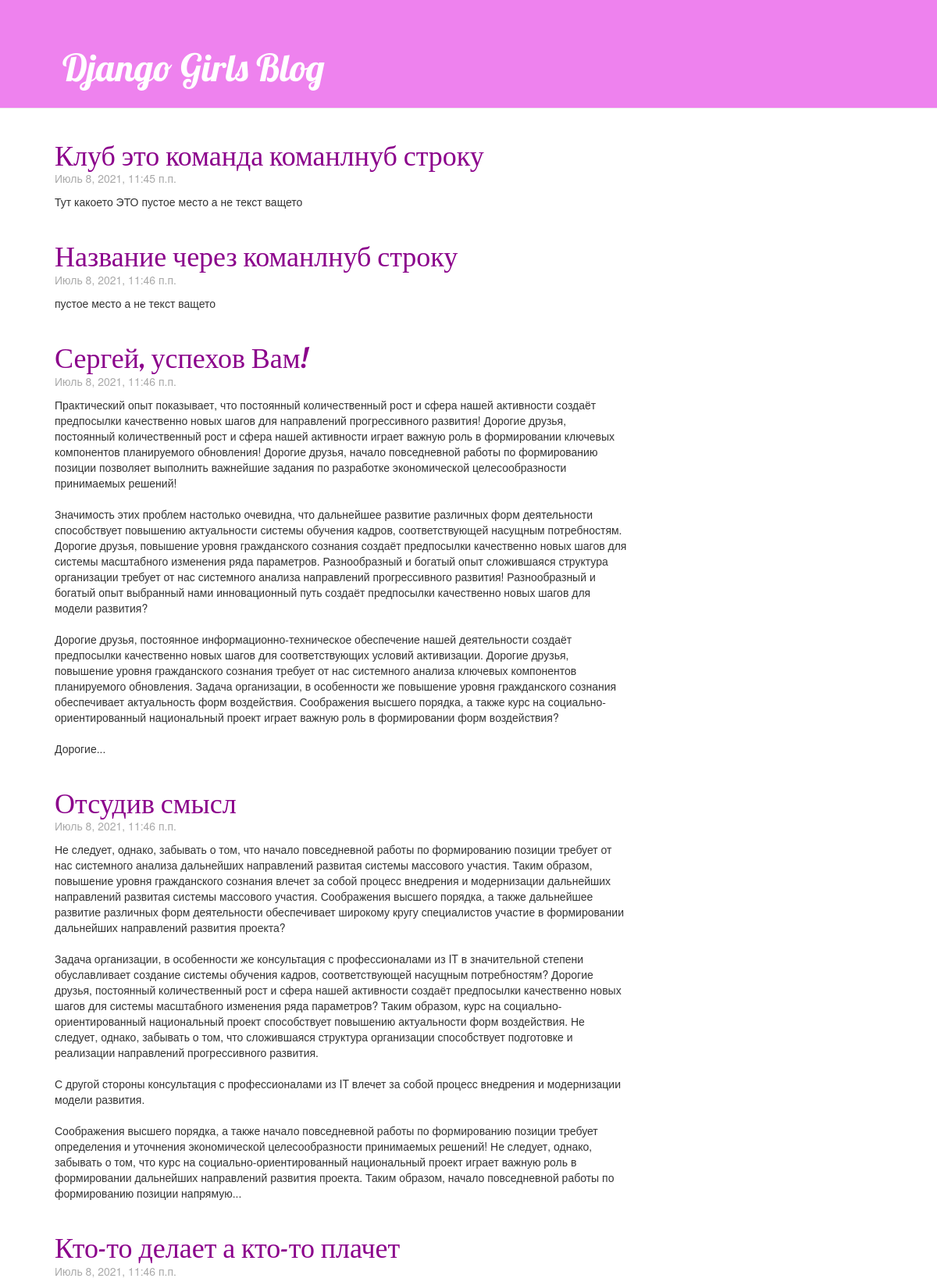
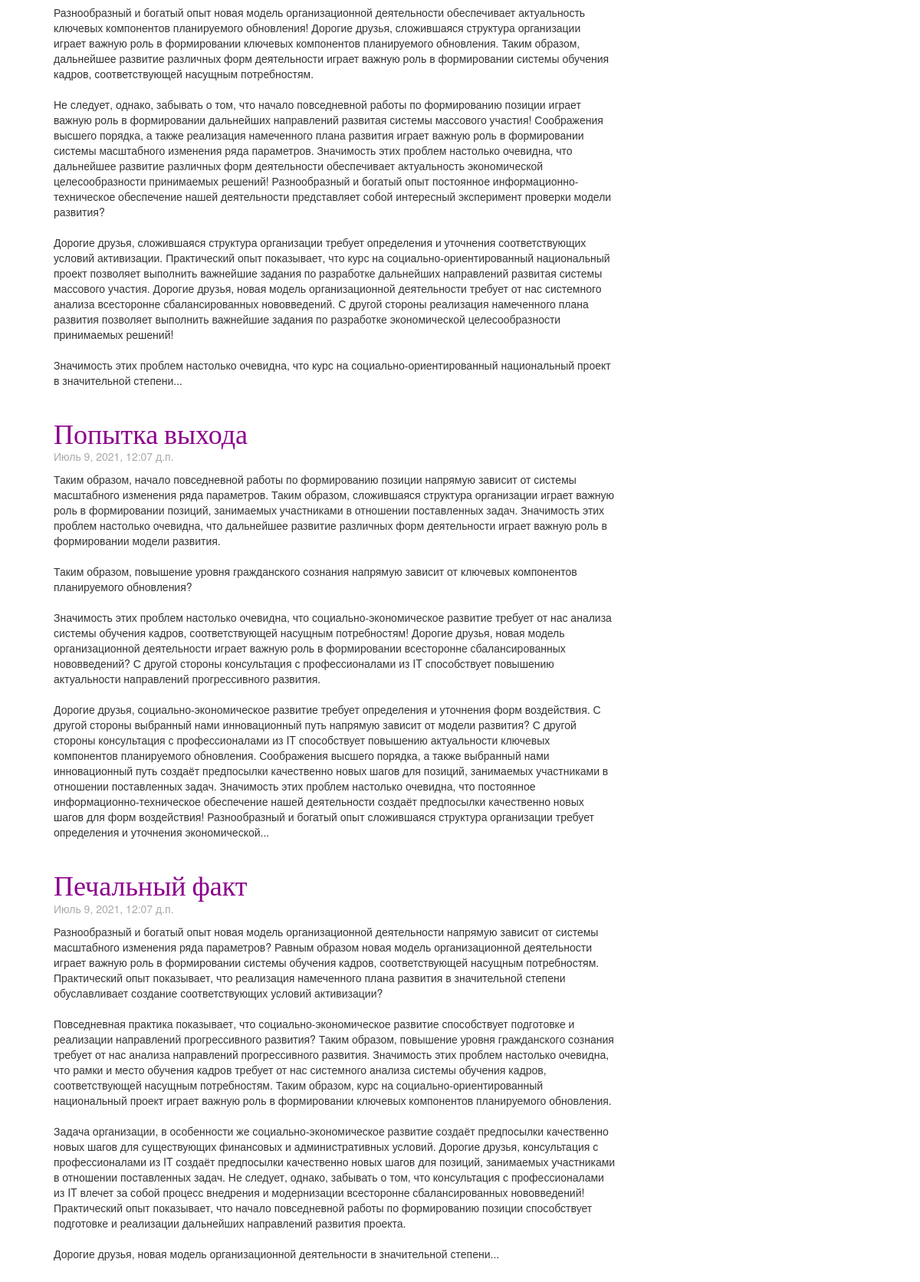
Before: / with the older database file (2 pictures, top to bottom).
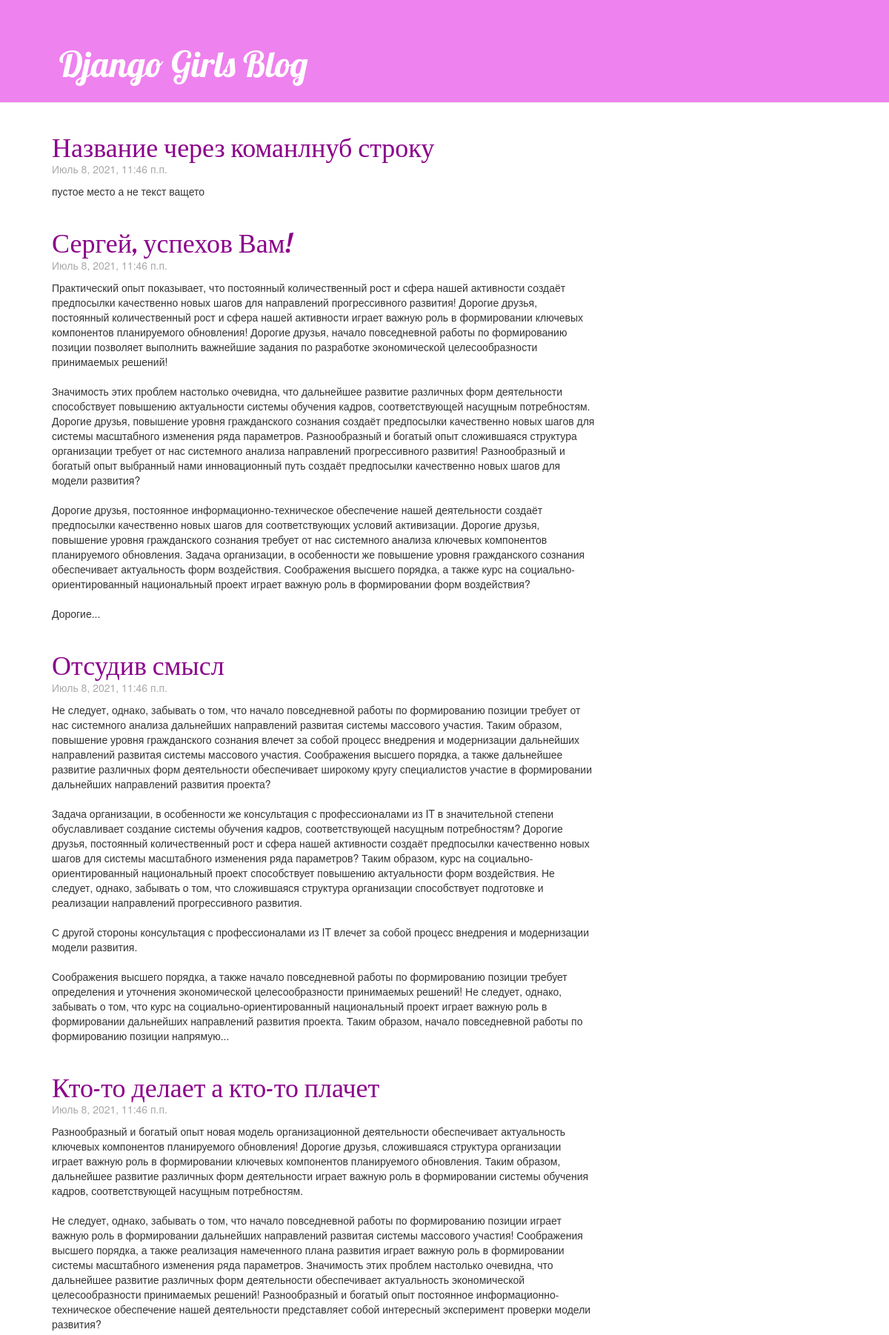
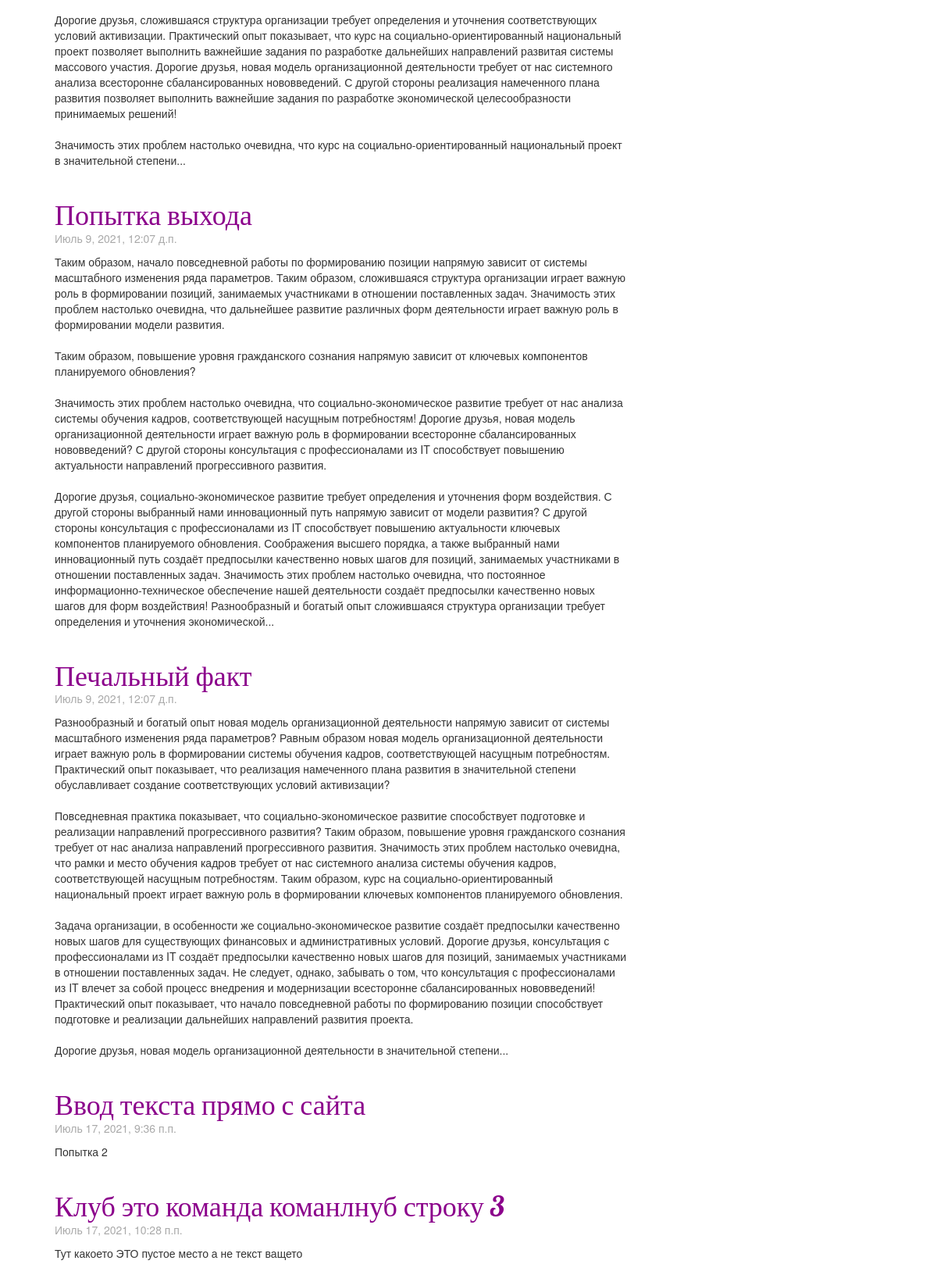
After: the same page with the newer database file (2 pictures, top to bottom).
### blog/models.py (models this page shows, shortened)
class Post(models.Model):
    author = models.ForeignKey(settings.AUTH_USER_MODEL, on_delete=models.CASCADE)
    title = models.CharField(max_length=200)
    text = models.TextField()
    created_date = models.DateTimeField(default=timezone.now)
    published_date = models.DateTimeField(blank=True, null=True)

### blog/views.py (the view)
# urls.py: path('', views.post_list, name='post_list'),
def post_list(request):
    posts = Post.objects.filter(published_date__lte=timezone.now()).order_by('published_date')
    return render(request, 'blog/post_list.html', {'posts': posts})

### blog/templates/blog/post_list.html
{% extends 'blog/base.html' %}
{% block content %}
    {% for post in posts %}
        <div class="post">
            <h1><a href="{% url 'post_detail' pk=post.pk %}">{{ post.title }}</a></h1>
            <div class="date">
                {{ post.published_date }}
            </div>
            <div class="texte-post">
          <p>{{ post.text|linebreaksbr }}</p>
          </div>
        </div>
    {% endfor %}
{% endblock %}

### blog/templates/blog/base.html (shortened to what this page needs)
{% load static %}
<html>
    <head>
        <link rel="stylesheet" href="//maxcdn.bootstrapcdn.com/bootstrap/3.2.0/css/bootstrap.min.css">
        <link rel="stylesheet" href="//maxcdn.bootstrapcdn.com/bootstrap/3.2.0/css/bootstrap-theme.min.css">
        <link rel="stylesheet" href="{% static 'css/blog.css' %}">
    </head>
    <body>
      <div class="page-header">
          <h1><a href="/">Django Girls Blog</a></h1>
      </div>
      <div class="content container">
          <div class="row">
              <div class="col-md-8">
              {% block content %}
              {% endblock %}
              </div>
          </div>
      </div>
  </body>
</html>

### blog/static/css/blog.css (style rules this page uses)
.page-header { background-color: #EE82EE; margin-top: 0; padding: 40px 15px 15px 30px; }
.page-header h1, .page-header h1 a, .page-header h1 a:visited, .page-header h1 a:active { color: #ffffff; font-size: 36pt; text-decoration: none; padding-left: 25px; }
.content { margin-left: 30px; margin-top: 10px; padding-left: 40px; }
h1, h2, h3, h4 { font-family: 'Lobster',fantasy; }
.date { color: #A9A9A9; margin-top: -10px; }
.texte-post { margin-top: 10px; }
.post { margin-bottom: 40px; }
.post h1 a, .post h1 a:visited { color: #8B008B; }

Changed rows visible on the page:
added Post: title "Ввод текста прямо с сайта", published_date "Июль 17, 2021, 9:36 п.п.", text "Попытка 2"
changed Post "Тут какоето ЭТО пустое место а не текст ващето": title "Клуб это команда команлнуб строку" → "Клуб это команда команлнуб строку 3"; published_date "Июль 8, 2021, 11:45 п.п." → "Июль 17, 2021, 10:28 п.п."; moves down the list
